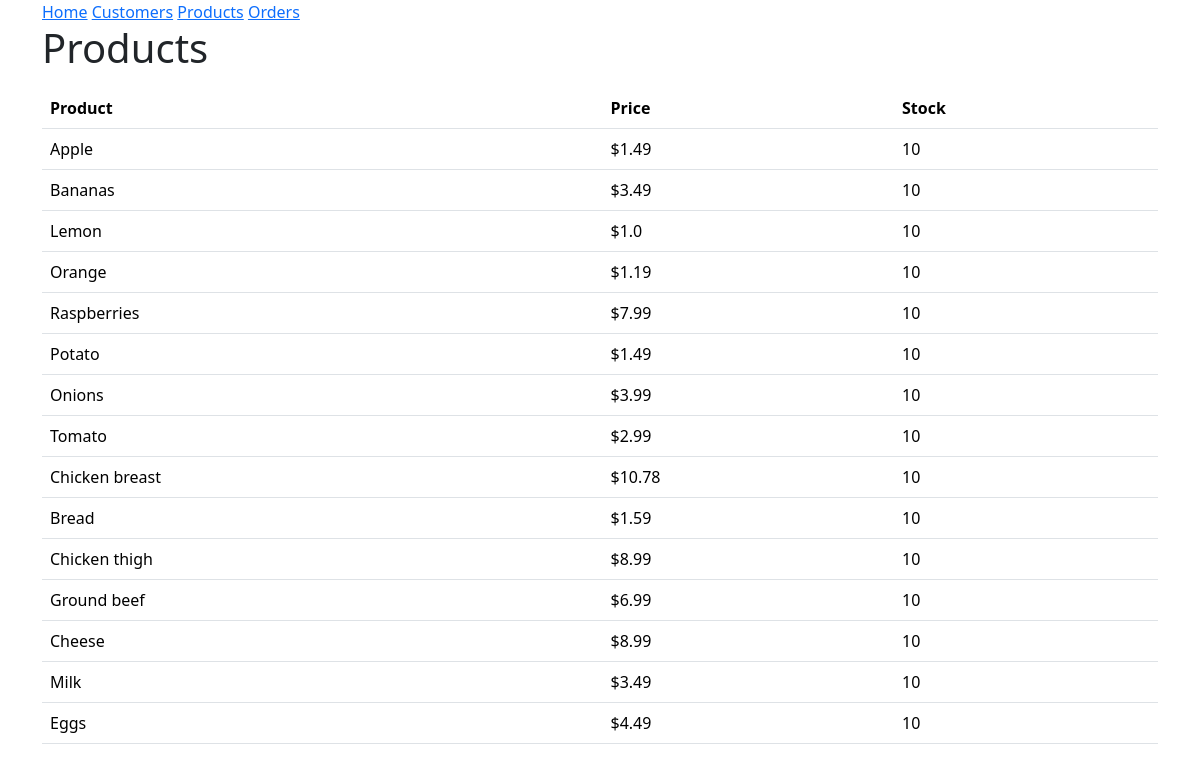
Page /products on the committed database.
### models.py (models this page shows, shortened)
class Product(db.Model):
 id = mapped_column(Integer, primary_key=True)
 product = mapped_column(String(200), nullable=False, unique=True)
 price = mapped_column(Float(200), nullable=False)
 available = mapped_column(Integer, nullable=False, default=True)
 orders = relationship("ProductOrder")

### main.py (the view)
@app.route('/products')
def product_list():
    request = db.session.execute(db.select(Product).order_by(Product.id))
    products = []
    for i in request.scalars():
        u = {
            "id": i.id,
            "product": i.product.capitalize(),
            "price": i.price,
            "available": i.available,
        }
        products.append(u)
    return render_template("products.html", products=products)

### templates/products.html (shortened to what this page needs)
{% extends "base.html" %}
{% block content %}
<h1>Products</h1>
<table class="table">
    <thead class="thead-dark">
    <th>Product</th>
    <th>Price</th>
    <th>Stock</th>
{% for product in products %}
<p>
    <tr>
    <td>{{ product.product }}</td>
    <td>${{ product.price }}</td>
    <td>{{ product.available }}</td>
    </tr>
</p>
{% endfor %}
</table>
{% endblock %}

### rows in the picture
Product: product "Apple", price "1.49", available "10"
Product: product "Bananas", price "3.49", available "10"
Product: product "Lemon", price "1.0", available "10"
Product: product "Orange", price "1.19", available "10"
Product: product "Raspberries", price "7.99", available "10"
Product: product "Potato", price "1.49", available "10"
Product: product "Onions", price "3.99", available "10"
Product: product "Tomato", price "2.99", available "10"
Product: product "Chicken breast", price "10.78", available "10"
Product: product "Bread", price "1.59", available "10"
Product: product "Chicken thigh", price "8.99", available "10"
Product: product "Ground beef", price "6.99", available "10"
Product: product "Cheese", price "8.99", available "10"
Product: product "Milk", price "3.49", available "10"
Product: product "Eggs", price "4.49", available "10"
